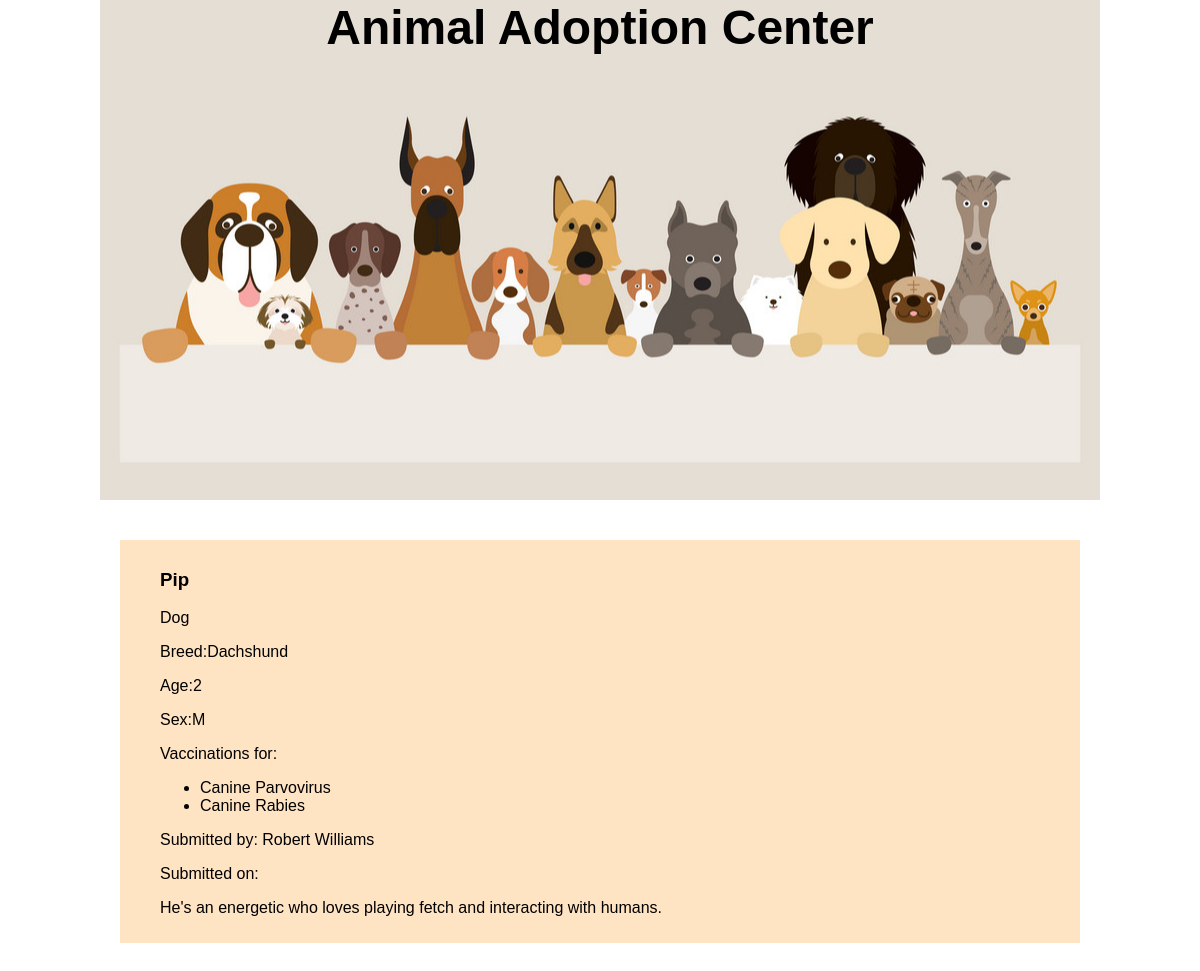
Page /adoptions/42/ on the committed database.
### adoptions/models.py (models this page shows, shortened)
class Pet(models.Model):
    name = models.CharField(max_length=50)
    species = models.CharField(max_length=15)
    breed = models.CharField(max_length=30, blank=True)
    sex = models.CharField(max_length=1, choices=[('M','Male'),('F','Female')], blank=True)
    age = models.IntegerField(null=True)
    submitter = models.CharField(max_length=100)
    submission_date = models.DateTimeField()
    description = models.TextField(blank=True)
    vaccinations = models.ManyToManyField('Vaccine', blank=True) # Foreign key to Vaccine model
    picture = models.URLField(blank=True)

class Vaccine(models.Model):
    name = models.CharField(max_length=50, unique=True)

### adoptions/views.py (the view)
# urls.py: path('adoptions/<int:id>/', views.pet_detail, name='pet_detail'),
def pet_detail(req, id):
    try:
        pet = Pet.objects.get(id=id)
    except Pet.DoesNotExist:
        raise Http404('Pet not found')
    return render(req, 'pet_detail.html', {'pet': pet})

### adoptions/templates/pet_detail.html
{% extends 'base.html' %}
    {% block content %}
        <div class="pet_detail">
            <h3>{{ pet.name | capfirst}}</h3>
            <p>{{ pet.species }}</p>
            {% if pet.breed %}
                <p>Breed:{{ pet.breed }}</p>
            {% endif %}
            {% if pet.age %}
                <p>Age:{{ pet.age }}</p>
            {% endif %}
            {% if pet.sex %}
                <p>Sex:{{ pet.sex }}</p>
            {% endif %}
            {% if pet.vaccinations.all %}
                <p>Vaccinations for:</p>
                <ul>
                {% for vaccination in pet.vaccinations.all %}
                    <li>{{ vaccination.name }}</li>
                {% endfor %}
                </ul>
            {% endif %}
            <p>Submitted by: {{ pet.submitter}} </p>
            <p>Submitted on: {{ pet.submision_date | date:"M d Y"}} </p>
            <p>{{ pet.description }}</p>
        </div>
    {% endblock content %}

### static/style.css (style rules this page uses)
body { margin: 0; font-family: 'Gill Sans', 'Gill Sans MT', Calibri, 'Trebuchet MS', sans-serif; }
.pet_detail { background-color: bisque; margin: 40px 10%; padding: 10px 40px; }

### rows in the picture
Pet: name "Pip", species "Dog", breed "Dachshund", age "2", sex "M", submitter "Robert Williams", description "He's an energetic who loves playing fetch and interacting with humans."
Vaccine: name "Canine Parvovirus"
Vaccine: name "Canine Rabies"
